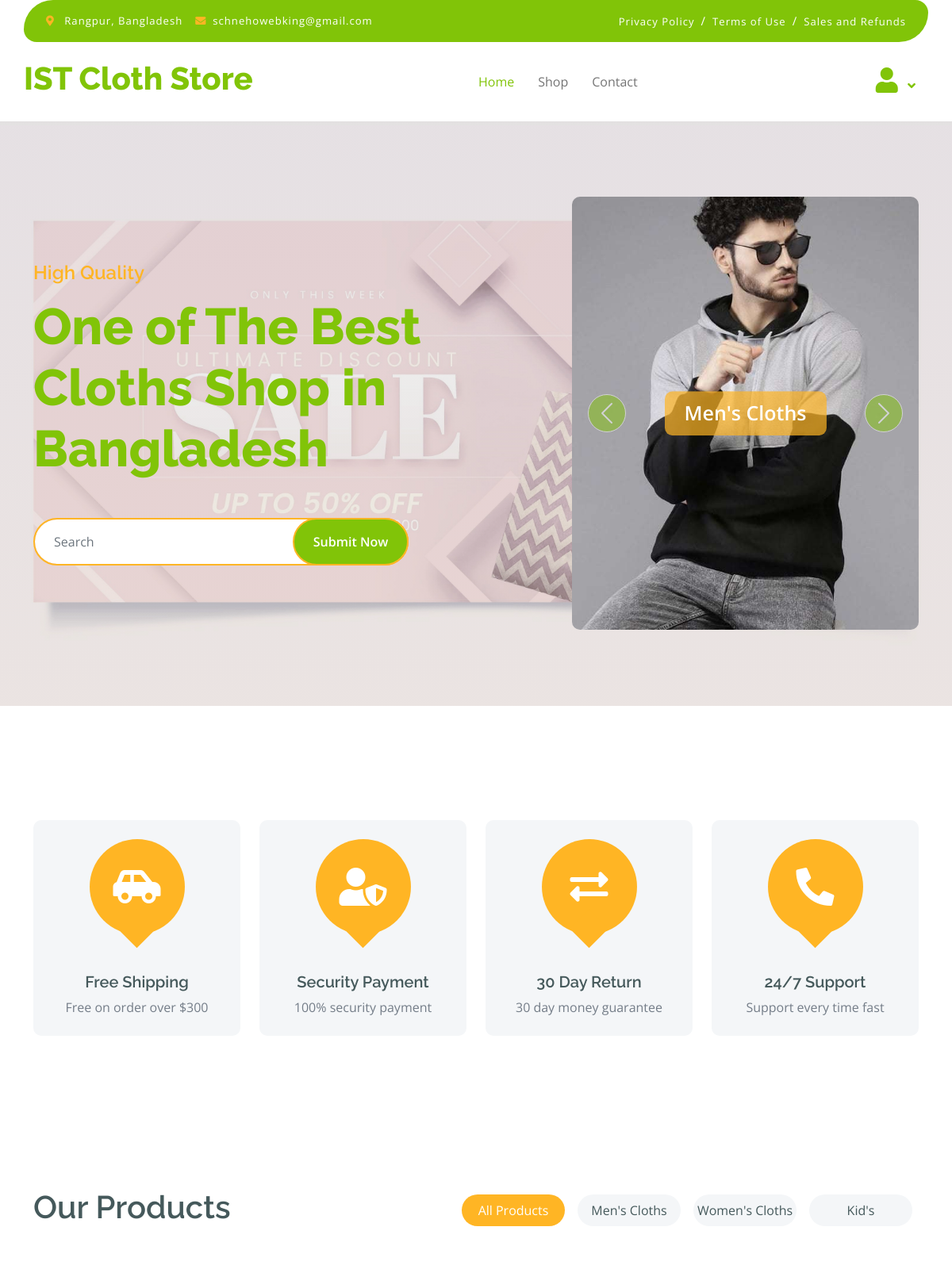
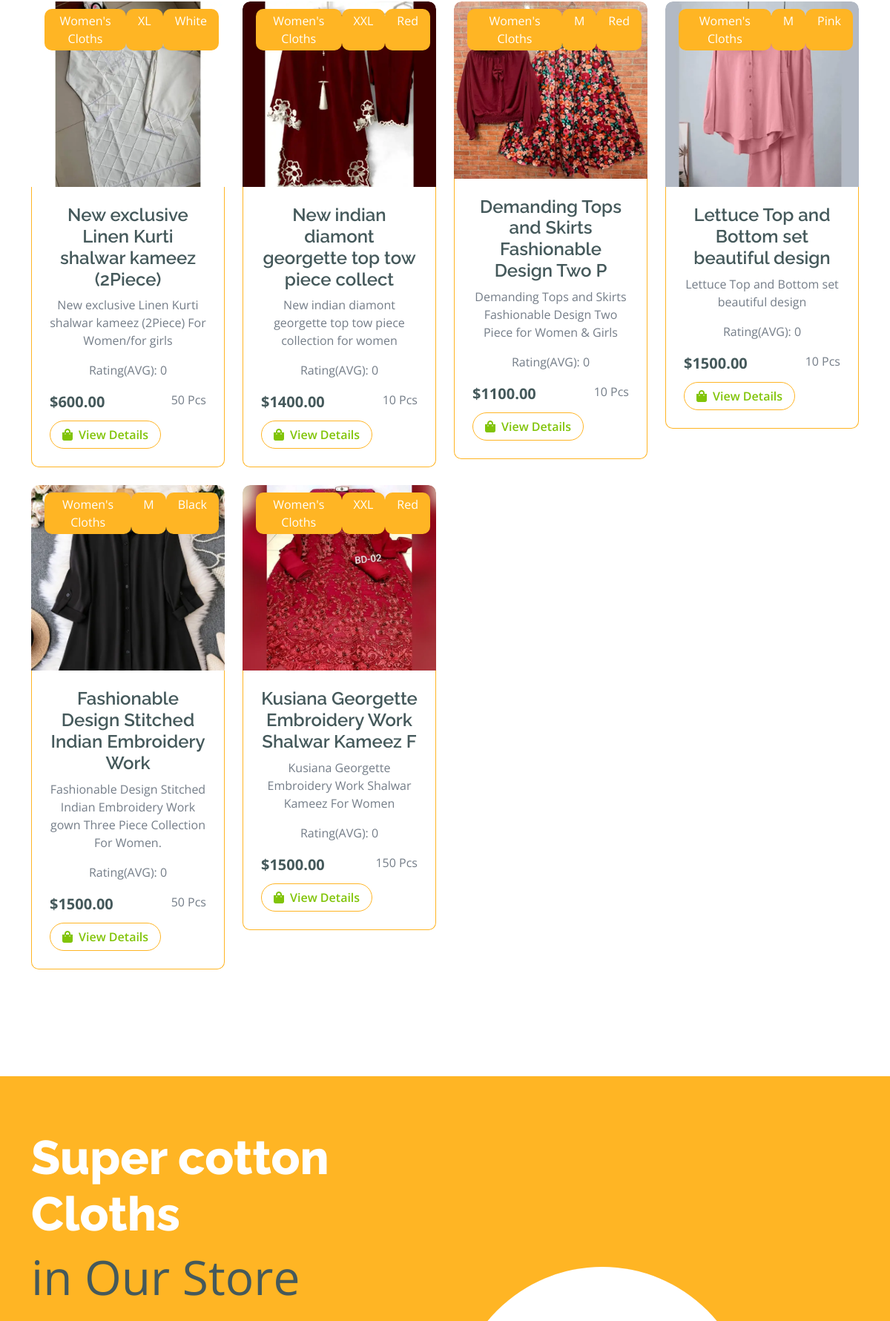
Page /womens-cloths/ (upper part) on the committed database (2 pictures, top to bottom).
### categories/models.py (models this page shows, shortened)
class Category(models.Model):
    name = models.CharField(max_length=100)
    image = models.ImageField(upload_to="categories/media/", blank=True, null=True)
    slug = models.SlugField(max_length=100,unique=True, null=True, blank=True)

class Size(models.Model):
    name = models.CharField(max_length=100)
    slug = models.SlugField(max_length=100,unique=True, null=True, blank=True)

class Color(models.Model):
    name = models.CharField(max_length=100)
    slug = models.SlugField(max_length=100,unique=True, null=True, blank=True)

### products/models.py (models this page shows, shortened)
class Product(models.Model):
    name = models.CharField(max_length=50)
    price = models.DecimalField(max_digits=10, decimal_places=2)
    quantity = models.IntegerField()
    description = models.TextField()
    category = models.ForeignKey(Category, on_delete=models.CASCADE)
    size = models.ForeignKey(Size, on_delete=models.CASCADE)
    color = models.ForeignKey(Color, on_delete=models.CASCADE)
    image = models.ImageField(upload_to="products/media/", blank=True, null=True)

### core/views.py (the view)
# urls.py: path('', views.home , name='home'),
def home(request, category_slug=None):
    products = Product.objects.all()
    categories = Category.objects.all()
    if category_slug is not None:
        category = Category.objects.get(slug = category_slug)
        products = Product.objects.filter(category = category)
    for product in products:
        product.avg_rating = product.reviews.aggregate(avg_rating=Avg('rating'))['avg_rating'] or 0
    return render(request, 'index.html', {'products':products, 'categories':categories})

### core/templates/index.html (shortened to what this page needs)
{% extends 'base.html' %}
{% load static %}
{% block content %}
        <div class="container-fluid py-5 mb-5 hero-header">
            {% include 'messages.html' %}
            <div class="container py-5">
                <div class="row g-5 align-items-center">
                    <div class="col-md-12 col-lg-7">
                        <h4 class="mb-3 text-secondary">High Quality</h4>
                        <h1 class="mb-5 display-3 text-primary">One of The Best Cloths Shop in Bangladesh</h1>
                        <div class="position-relative mx-auto">
                            <form id="search-formsss" action="{% url 'shop' %}" method="get">
                            <input name="search" class="form-control border-2 border-secondary w-75 py-3 px-4 rounded-pill" type="text" placeholder="Search" value="{{ request.GET.search }}">
                            <button  class="btn btn-primary border-2 border-secondary py-3 px-4 position-absolute rounded-pill text-white h-100" style="top: 0; right: 25%;" onclick="submitForm()">Submit Now</button>
                        </form>
                        </div>
                    </div>
                    <div class="col-md-12 col-lg-5">
                        <div id="carouselId" class="carousel slide position-relative" data-bs-ride="carousel">
                            <div class="carousel-inner" role="listbox">
                                {% for category in categories %}
                                    <div class="carousel-item {% if forloop.first %}active{% endif %} rounded">
                                        <img src="{{ category.image.url }}" class="img-fluid cover w-100 h-250 bg-secondary rounded" alt="{{ category.name }}" height="200">
                                        <a href="{% url 'products_by_category' category.slug %}" class="btn px-4 py-2 text-white rounded">{{ category.name }}</a>
                                    </div>
                                {% endfor %}
                            </div>
                            <button class="carousel-control-prev" type="button" data-bs-target="#carouselId" data-bs-slide="prev">
                                <span class="carousel-control-prev-icon" aria-hidden="true"></span>
                            </button>
                            <button class="carousel-control-next" type="button" data-bs-target="#carouselId" data-bs-slide="next">
                                <span class="carousel-control-next-icon" aria-hidden="true"></span>
                            </button>
                        </div>
                    </div>
                </div>
            </div>
        </div>
        <div class="container-fluid featurs py-5">
            <div class="container py-5">
                <div class="row g-4">
                    <div class="col-md-6 col-lg-3">
                        <div class="featurs-item text-center rounded bg-light p-4">
                            <div class="featurs-icon btn-square rounded-circle bg-secondary mb-5 mx-auto">
                                <i class="fas fa-car-side fa-3x text-white"></i>
                            </div>
                            <div class="featurs-content text-center">
                                <h5>Free Shipping</h5>
                                <p class="mb-0">Free on order over $300</p>
                            </div>
                        </div>
                    </div>
                    <div class="col-md-6 col-lg-3">
                        <div class="featurs-item text-center rounded bg-light p-4">
                            <div class="featurs-icon btn-square rounded-circle bg-secondary mb-5 mx-auto">
                                <i class="fas fa-user-shield fa-3x text-white"></i>
                            </div>
                            <div class="featurs-content text-center">
                                <h5>Security Payment</h5>
                                <p class="mb-0">100% security payment</p>
                            </div>
                        </div>
                    </div>
                    <div class="col-md-6 col-lg-3">
                        <div class="featurs-item text-center rounded bg-light p-4">
                            <div class="featurs-icon btn-square rounded-circle bg-secondary mb-5 mx-auto">
                                <i class="fas fa-exchange-alt fa-3x text-white"></i>
                            </div>
                            <div class="featurs-content text-center">
                                <h5>30 Day Return</h5>
                                <p class="mb-0">30 day money guarantee</p>
                            </div>
                        </div>
                    </div>
                    <div class="col-md-6 col-lg-3">
                        <div class="featurs-item text-center rounded bg-light p-4">
                            <div class="featurs-icon btn-square rounded-circle bg-secondary mb-5 mx-auto">
                                <i class="fa fa-phone-alt fa-3x text-white"></i>
                            </div>
                            <div class="featurs-content text-center">
                                <h5>24/7 Support</h5>
                                <p class="mb-0">Support every time fast</p>
                            </div>
                        </div>
                    </div>
                </div>
            </div>
        </div>
        <div class="container-fluid fruite py-5">
            <div class="container py-5">
                <div class="tab-class text-center">
                    <div class="row g-4">
                        <div class="col-lg-4 text-start">
                            <h1>Our Products</h1>
                        </div>
                        <div class="col-lg-8 text-end">
                            <ul class="nav nav-pills d-inline-flex text-center mb-5" id="category-tabs">
                                <li class="nav-item">
                                    <a class="d-flex m-2 py-2 bg-light rounded-pill {% if not category_slug %}active{% endif %}" data-toggle="pill" href="#tab-1">
                                        <span class="text-dark" style="width: 130px;">All Products</span>
                                    </a>
                                </li>
                                {% for category in categories %}
                                    <li class="nav-item">
                                        <a class="d-flex py-2 m-2 bg-light rounded-pill {% if category.slug == category_slug %}active{% endif %}" data-toggle="pill" href="{% url 'home' category.slug %}">
                                            <span class="text-dark" style="width: 130px;">{{ category.name }}</span>
                                        </a>
                                    </li>
                                {% endfor %}
                            </ul>
                        </div>
                    </div>
                    <div class="tab-content">
                        <div id="tab-1" class="tab-pane fade show p-0 active">
                            <div class="row g-4">
                                {% for product in products|slice:":12" %}
                                    <div class="col-md-6 col-lg-4 col-xl-3">
                                        <div class="rounded position-relative fruite-item">
                                            <div class="fruite-img">
                                                <img src="{{product.image.url}}" class="img-fluid w-100 rounded-top" alt="{{product.name}}">
                                            </div>
                                            <div class="position-absolute  d-flex justify-content-between mx-2" style="top: 10px; left: 10px;">
                                                <div class="text-white bg-secondary px-3 py-1 rounded " >{{product.category.name}}</div>
                                                <div class="text-white bg-secondary px-3 py-1 rounded " >{{product.size.name}}</div>
                                                <div class="text-white bg-secondary px-3 py-1 rounded " >{{product.color.name}}</div>
                                            </div>
                                            <div class="p-4 border border-secondary border-top-0 rounded-bottom">
                                                <h4>{{product.name}}</h4>
                                                <p>{{product.description}}</p>
                                                <p>Rating(AVG): {{product.avg_rating}}</p>
                                                <div class="d-flex justify-content-between flex-lg-wrap">
                                                    <p class="text-dark fs-5 fw-bold mb-0">${{product.price}}</p>
                                                    <p>{{product.quantity}} Pcs</p>
                                                    <a href="{% url 'productDetailspage' product.id %}" class="btn border border-secondary rounded-pill px-3 text-primary"><i class="fa fa-shopping-bag me-2 text-primary"></i>View Details</a>
                                                </div>
                                            </div>
                                        </div>
                                    </div>
                                {% endfor %}
                            </div>
                        </div>
                    </div>
                </div>
            </div>
        </div>
        <div class="container-fluid banner bg-secondary my-5">
            <div class="container py-5">
                <div class="row g-4 align-items-center">
                    <div class="col-lg-6">
                        <div class="py-4">
                            <h1 class="display-3 text-white">Super cotton Cloths</h1>
                            <p class="fw-normal display-3 text-dark mb-4">in Our Store</p>
                        </div>
                    </div>
                    <div class="col-lg-6">
                        <div class="position-relative">
                            <div class="d-flex align-items-center justify-content-center bg-white rounded-circle position-absolute" style="width: 400px; height: 400px; top: 0; left: 0;">
                            </div>
                        </div>
                    </div>
                </div>
            </div>
        </div>
{% endblock  %}

### core/static/css/style.css (style rules this page uses)
.btn { font-weight: 600; transition: .5s; }
.btn-square { width: 32px; height: 32px; }
.btn-square, .btn-sm-square, .btn-md-square, .btn-lg-square { padding: 0; display: flex; align-items: center; justify-content: center; font-weight: normal; }
.btn.border-secondary { transition: 0.5s; }
.hero-header { background: linear-gradient(rgba(55, 39, 6, 0.019), rgba(248, 223, 173, 0.1)), url(../img/hero-img.jpg); background-color: black; background-position: center center; background-repeat: no-repeat; background-size: cover; }
.carousel-item { position: relative; }
.carousel-item a { position: absolute; top: 50%; left: 50%; transform: translate(-50%, -50%); font-size: 25px; background: linear-gradient(rgba(255, 181, 36, 0.7), rgba(255, 181, 36, 0.7)); }
.carousel-control-next, .carousel-control-prev { width: 48px; height: 48px; border-radius: 48px; border: 1px solid var(--bs-white); background: #81C408; position: absolute; top: 50%; transform: translateY(-50%); }
.carousel-control-next { margin-right: 20px; }
.carousel-control-prev { margin-left: 20px; }
@media (min-width: 992px) { .hero-header, .page-header { margin-top: 152px !important; } }
.featurs .featurs-item .featurs-icon { position: relative; width: 120px; height: 120px; }
.featurs .featurs-item .featurs-icon::after { content: ""; width: 35px; height: 35px; background: #FFB524; position: absolute; bottom: -10px; transform: translate(-50%); transform: rotate(45deg); background: #FFB524; }
.fruite .tab-class .nav-item a.active { background: #FFB524 !important; }
.fruite .tab-class .nav-item a.active span { color: var(--bs-white) !important; }
.fruite .fruite-item { height: 100%; transition: 0.5s; }
.fruite .fruite-item .fruite-img { overflow: hidden; transition: 0.5s; border-radius: 10px 10px 0 0; max-height: 250px; }
.fruite .fruite-item .fruite-img img { transition: 0.5s; }

### rows in the picture
Category: image (picture), name "Men's Cloths"
Category: name "Women's Cloths"
Category: name "Kid's"
Product: image (picture), category.name "Women's Cloths", size.name "XL", color.name "White", name "New exclusive Linen Kurti shalwar kameez (2Piece)", description "New exclusive Linen Kurti shalwar kameez (2Piece) For Women/for girls", avg_rating "0", price "600.00", quantity "50"
Product: image (picture), category.name "Women's Cloths", size.name "XXL", color.name "Red", name "New indian diamont georgette top tow piece collect", description "New indian diamont georgette top tow piece collection for women", avg_rating "0", price "1400.00", quantity "10"
Product: image (picture), category.name "Women's Cloths", size.name "M", color.name "Red", name "Demanding Tops and Skirts Fashionable Design Two P", description "Demanding Tops and Skirts Fashionable Design Two Piece for Women & Girls", avg_rating "0", price "1100.00", quantity "10"
Product: image (picture), category.name "Women's Cloths", size.name "M", color.name "Pink", name "Lettuce Top and Bottom set beautiful design", description "Lettuce Top and Bottom set beautiful design", avg_rating "0", price "1500.00", quantity "10"
Product: image (picture), category.name "Women's Cloths", size.name "M", color.name "Black", name "Fashionable Design Stitched Indian Embroidery Work", description "Fashionable Design Stitched Indian Embroidery Work gown Three Piece Collection For Women.", avg_rating "0", price "1500.00", quantity "50"
Product: image (picture), category.name "Women's Cloths", size.name "XXL", color.name "Red", name "Kusiana Georgette Embroidery Work Shalwar Kameez F", description "Kusiana Georgette Embroidery Work Shalwar Kameez For Women", avg_rating "0", price "1500.00", quantity "150"
